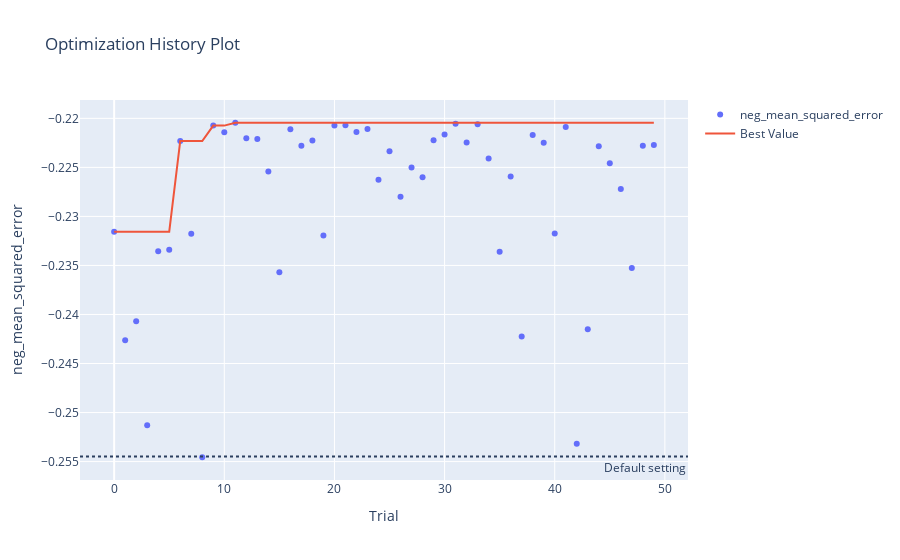

Source (notebook cell):
### Markdown cell above
### Tuning a model

### Code cell
import PineBioML.model.supervised.Regression as tuner

rf = tuner.RandomForest_tuner(target="mse", kernel_seed=11, valid_seed = 2222, optuna_seed = 333).fit(x_train, y_train)
rf.plot()

### Figure 1 — Plotly figure (JSON) as saved in the notebook; plotly's stock layout.template omitted (floating-point values rounded to 4 significant figures)
{"data": [{"mode": "markers", "name": "neg_mean_squared_error", "type": "scatter", "x": [0, 1, 2, 3, 4, 5, 6, 7, 8, 9, 10, 11, 12, 13, 14, 15, 16, 17, 18, 19, 20, 21, 22, 23, 24, 25, 26, 27, 28, 29, 30, 31, 32, 33, 34, 35, 36, 37, 38, 39, 40, 41, 42, 43, 44, 45, 46, 47, 48, 49], "y": [-0.2316, -0.2426, -0.2407, -0.2513, -0.2336, -0.2334, -0.2223, -0.2318, -0.2546, -0.2207, -0.2214, -0.2204, -0.222, -0.2221, -0.2254, -0.2357, -0.2211, -0.2228, -0.2223, -0.2319, -0.2207, -0.2207, -0.2214, -0.2211, -0.2263, -0.2233, -0.228, -0.225, -0.226, -0.2222, -0.2217, -0.2205, -0.2225, -0.2206, -0.2241, -0.2336, -0.2259, -0.2422, -0.2217, -0.2225, -0.2317, -0.2209, -0.2532, -0.2415, -0.2228, -0.2246, -0.2272, -0.2352, -0.2228, -0.2227]}, {"mode": "lines", "name": "Best Value", "type": "scatter", "x": [0, 1, 2, 3, 4, 5, 6, 7, 8, 9, 10, 11, 12, 13, 14, 15, 16, 17, 18, 19, 20, 21, 22, 23, 24, 25, 26, 27, 28, 29, 30, 31, 32, 33, 34, 35, 36, 37, 38, 39, 40, 41, 42, 43, 44, 45, 46, 47, 48, 49], "y": [-0.2316, -0.2316, -0.2316, -0.2316, -0.2316, -0.2316, -0.2223, -0.2223, -0.2223, -0.2207, -0.2207, -0.2204, -0.2204, -0.2204, -0.2204, -0.2204, -0.2204, -0.2204, -0.2204, -0.2204, -0.2204, -0.2204, -0.2204, -0.2204, -0.2204, -0.2204, -0.2204, -0.2204, -0.2204, -0.2204, -0.2204, -0.2204, -0.2204, -0.2204, -0.2204, -0.2204, -0.2204, -0.2204, -0.2204, -0.2204, -0.2204, -0.2204, -0.2204, -0.2204, -0.2204, -0.2204, -0.2204, -0.2204, -0.2204, -0.2204]}, {"marker": {"color": "#cccccc"}, "mode": "markers", "name": "Infeasible Trial", "showlegend": false, "type": "scatter", "x": [], "y": []}], "layout": {"annotations": [{"showarrow": false, "text": "Default setting", "x": 1, "xanchor": "right", "xref": "x domain", "y": -0.2545, "yanchor": "top", "yref": "y"}], "shapes": [{"line": {"dash": "dot"}, "type": "line", "x0": 0, "x1": 1, "xref": "x domain", "y0": -0.2545, "y1": -0.2545, "yref": "y"}], "title": {"text": "Optimization History Plot"}, "xaxis": {"title": {"text": "Trial"}}, "yaxis": {"title": {"text": "neg_mean_squared_error"}}}}
